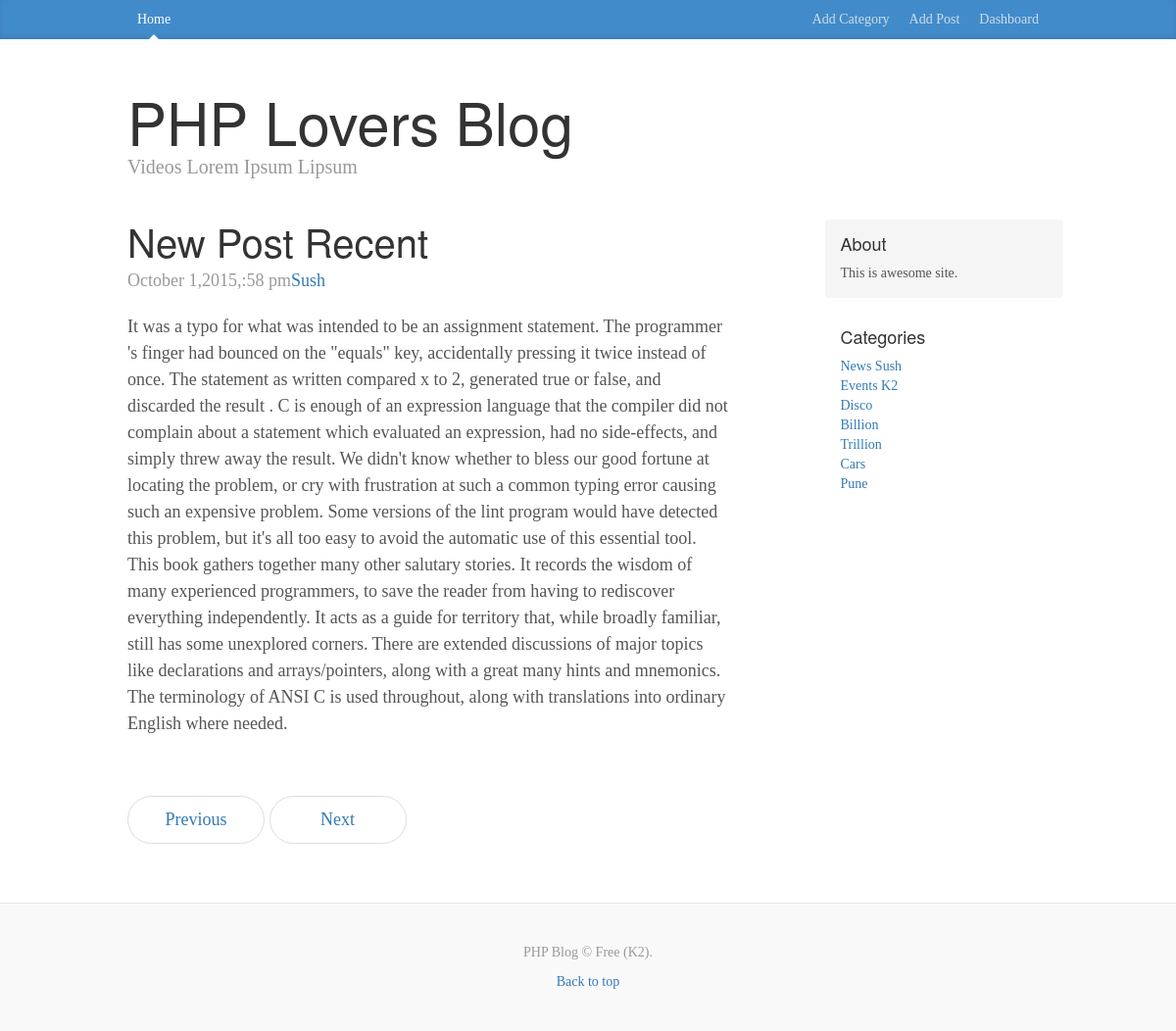
The app's page /post.php?id=14 with its own data.
### tables this page shows
CREATE TABLE IF NOT EXISTS `posts` (
  `id` int(11) NOT NULL AUTO_INCREMENT,
  `category` int(11) NOT NULL,
  `title` varchar(255) NOT NULL,
  `body` text NOT NULL,
  `author` varchar(255) NOT NULL,
  `tags` varchar(255) NOT NULL,
  `date` timestamp NOT NULL DEFAULT CURRENT_TIMESTAMP,
  PRIMARY KEY (`id`)
);

CREATE TABLE IF NOT EXISTS `categories` (
  `id` int(11) NOT NULL AUTO_INCREMENT,
  `name` varchar(255) NOT NULL,
  PRIMARY KEY (`id`)
);

### libs/Database.php (called while the page is built, shortened)
<?php
class Database{
    public $host=DB_HOST;
    public $username=DB_USER;
    public $password=DB_PASS;
    public $db_name=DB_NAME;
    public $link;
    private function connect(){
            $this->link=new mysqli($this->host,$this->username,$this->password,$this->db_name);
        }
    public function select($query){
        $result = $this->link->query($query) or die($this->link->connect_error.__LINE__);
        if($result->num_rows>0){
            return $result;
        }
        else{
            return false;
        }
    }
}

### helpers/format_helper.php (called while the page is built, shortened)
<?php
    function formatDate($date){
        return date('F j,Y,:i a',strtotime($date));
    }

### config/config.php (called while the page is built, shortened)
<?php
$site_disc="This is awesome site.";
?>

### post.php (the view)
<?php include 'config/config.php'; ?>
<?php include 'libs/Database.php'; ?>
<?php include 'includes/header.php'; ?>
<?php include 'helpers/format_helper.php';?>
<?php
    $db = new Database();
    $id = $_GET['id'];
    $query = "SELECT *FROM `posts` WHERE id=".$id;
    $posts = $db->select($query)->fetch_assoc();
    $query = "SELECT * FROM `categories`";
    $cats = $db->select($query);
    ?>
   <?php if($posts):?>
  <div class="blog-header">
        <h1 class="blog-title">PHP Lovers Blog</h1>
        <p class="lead blog-description">Videos Lorem Ipsum Lipsum</p>
      </div>
      <div class="row">
        <div class="col-sm-8 blog-main">
           <div class="blog-post">
            <h2 class="blog-post-title"><?php echo $posts['title'];?></h2>
            <p class="blog-post-meta"><?php echo formatDate($posts['date']) ;?><a href="#"><?php echo $posts['author']; ?></a></p>
                <?php echo $posts['body'];?>
          </div>
          <nav>
            <ul class="pager">
              <li><a href="post.php?id=<?php echo $id-1;?>">Previous</a></li>
              <li><a href="post.php?id=<?php echo $id+1;?>">Next</a></li>
            </ul>
          </nav>
        </div>
     <div class="col-sm-3 col-sm-offset-1 blog-sidebar">
          <div class="sidebar-module sidebar-module-inset">
            <h4>About</h4>
          <p><?php echo $site_disc;?></p>
          </div>
          <div class="sidebar-module">
            <?php if($cats):?>
            <h4>Categories</h4>
            <ol class="list-unstyled">
            <?php while($row=$cats->fetch_assoc()): ?>
              <li><a href="posts.php?category=<?php echo $row['id'];?>"><?php echo $row['name'];?></a></li>
            <?php endwhile; ?>
            </ol>
            <?php else:?>
                <p>No Categories</p>
            <?php endif;?>
          </div>
        </div>
      </div>
      <?php else: ?>
        <p>Sorry No More Posts.</p>
      <?php endif;?>
<?php include 'includes/footer.php'; ?>

### css/blog.css (style rules this page uses)
body { font-family: Georgia, "Times New Roman", Times, serif; color: #555; }
h1, .h1, h2, .h2, h3, .h3, h4, .h4, h5, .h5, h6, .h6 { margin-top: 0; font-family: "Helvetica Neue", Helvetica, Arial, sans-serif; font-weight: normal; color: #333; }
.blog-header { padding-top: 20px; padding-bottom: 20px; }
.blog-title { margin-top: 30px; margin-bottom: 0; font-size: 60px; font-weight: normal; }
.blog-description { font-size: 20px; color: #999; }
.blog-main { font-size: 18px; line-height: 1.5; }
.sidebar-module { padding: 15px; margin: 0 -15px 15px; }
.sidebar-module-inset { padding: 15px; background-color: #f5f5f5; border-radius: 4px; }
.sidebar-module-inset p:last-child, .sidebar-module-inset ul:last-child, .sidebar-module-inset ol:last-child { margin-bottom: 0; }
.pager { margin-bottom: 60px; text-align: left; }
.pager > li > a { width: 140px; padding: 10px 20px; text-align: center; border-radius: 30px; }
.blog-post { margin-bottom: 60px; }
.blog-post-title { margin-bottom: 5px; font-size: 40px; }
.blog-post-meta { margin-bottom: 20px; color: #999; }

### records on screen
posts: title "New Post Recent", date "October 1,2015,:58 pm", author "Sush", body "It was a typo for what was intended to be an assignment statement. The programmer 's finger had bounced on the \"equals\" key, accidentally pressing it twice instead of once. The statement as written compared x to 2, generated true or false, and discarded the result . C is enough of an expression language that the compiler did not complain about a statement which evaluated an expression, had no side-effects, and simply threw away the result. We didn't know whether to bless our good fortune at locating the problem, or cry with frustration at such a common typing error causing such an expensive problem. Some versions of the lint program would have detected this problem, but it's all too easy to…"
categories: name "News Sush"
categories: name "Events K2"
categories: name "Disco"
categories: name "Billion"
categories: name "Trillion"
categories: name "Cars"
categories: name "Pune"

### other values on screen
$site_disc "This is awesome site."
